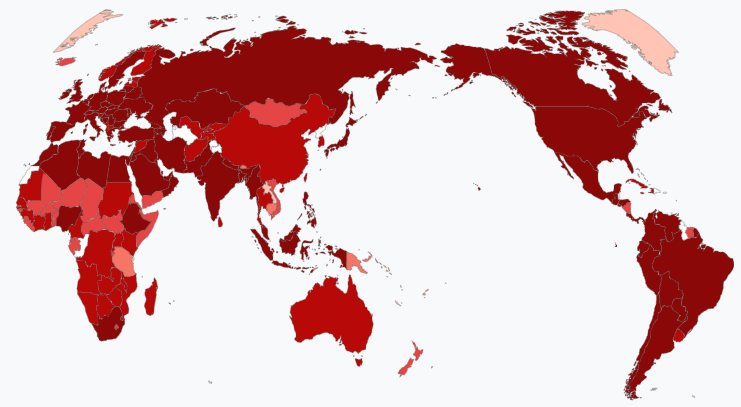
#> input picture images/yiqin.png, 741 x 407 px
$ python ImageAddName.py   (older library calls are emulated)
#> lines starting #> are read from the running program, lines starting #| are printed output that depends on the picture
#> further down, img is the input picture: shape (407, 741, 3); mean B, G, R 187, 186.4, 221.7
#!/user/bin/env python
# -*- coding:utf-8 -*-
import cv2
import  numpy as np

def imgaddname(img,namelist,x,y):
    img_add_name = np.copy(img)
    for i in range(len(namelist)):
        for j in range(len(namelist[i])):
            temp = str(np.binary_repr(int(img[i+x, j+y]), 8))  # 将灰度值转换为二进制的八位字符串
            temp=list(temp)
            temp[7]=str(namelist[i][j])
            temp1=''.join(temp)
            img_add_name[i+x, j+y]=int(temp1,2)
    return img_add_name


def img_show_name(img):
    height, width = img.shape
    img_name = np.zeros((height, width), np.float)
    for i in range(height):
        for j in range(width):
            n = str(np.binary_repr(int(img[i, j]), 8))  # 将灰度值转换为二进制的八位字符串
            # print(n)
            img_name[i, j] = n[7]
    return img_name

def rgbtransgray(img):
    height, width, channels = img.shape
#> height = 407; width = 741; channels = 3
    img_gray = np.zeros((height, width),np.uint8)
    for r in range(height):
        for l in range(width):
            temp = (1 / 3 * img[r, l, 0] + 1 / 3 * img[r, l, 1] + 1 / 3 * img[r, l, 2])
            img_gray[r, l] = np.clip(temp, 0, 255)
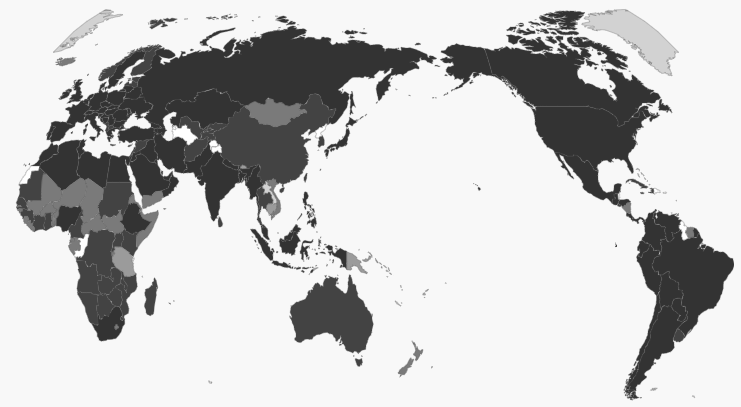
#> img_gray: shape (407, 741); min 51, max 255, mean 197.6
    return img_gray

def main():
    namelist = [[0, 0, 0, 0, 0, 0, 0, 0, 0, 0, 0],
                [0, 1, 0, 1, 1, 1, 0, 1, 1, 1, 0],
                [0, 1, 0, 0, 0, 1, 0, 0, 0, 1, 0],
                [0, 1, 0, 1, 1, 1, 0, 1, 1, 1, 0],
                [0, 1, 0, 1, 0, 0, 0, 0, 0, 1, 0],
                [0, 1, 0, 1, 1, 1, 0, 1, 1, 1, 0],
                [0, 0, 0, 0, 0, 0, 0, 0, 0, 0, 0]]
    print(namelist[2][2], type(namelist))
    img = cv2.imread("images/csu.jpg")
    cv2.imshow("img", img)
    img_gray = rgbtransgray(img)
    cv2.imshow("img_gray", img_gray.astype("uint8"))
    img_addname = imgaddname(img_gray, namelist, 10, 20)
    cv2.imshow("img_addname", img_addname)
    img_showname = img_show_name(img_addname.astype("uint8"))
    cv2.imshow("img_showname", img_showname)
    cv2.waitKey(0)
    return 0

img = cv2.imread("../images/yiqin.png")
cv2.imshow("img", img)
img_gray = rgbtransgray(img)
cv2.imshow("imgy", img_gray)
cv2.imwrite("../images/yiqin_gray.jpg",img_gray)
cv2.waitKey(0)
